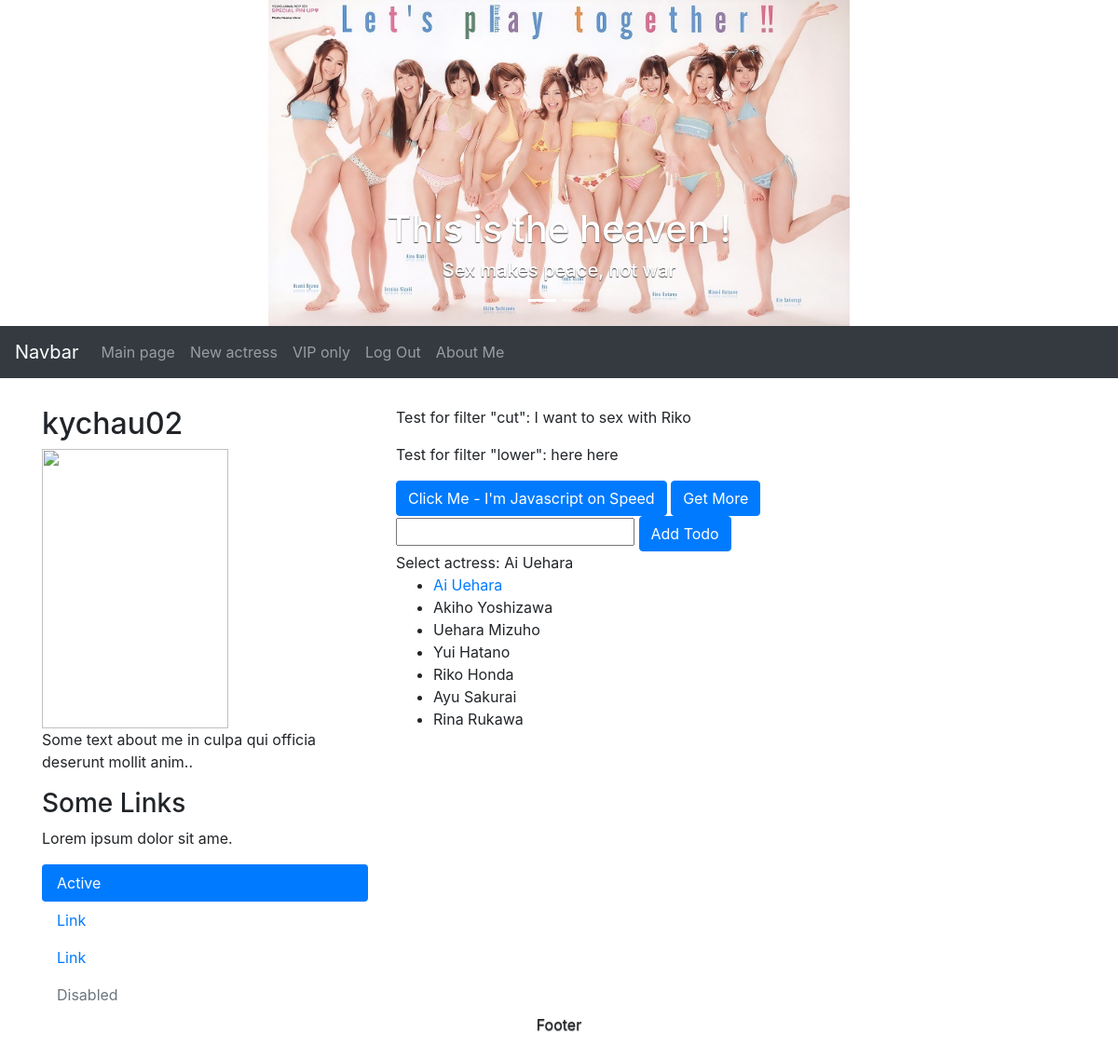
The app's page /jav/about (signed in) with its own data.
### jav/models.py (models this page shows, shortened)
class Actress(models.Model):
    name = models.CharField(max_length=128, unique=True)
    view = models.IntegerField(default=0)
    like = models.IntegerField(default=0)
    image = models.ImageField(upload_to='actress_images/', blank=True)
    slug = models.SlugField()

### jav/views.py (the view)
# urls.py: path('about', views.about, name='about'),
def about(request):
    return render(request, 'jav/about.html', {})

### jav/templatetags/jav_tags.py (called while the page is built)
@register.filter
def cut(value, arg):
    return value.replace(arg, '')

@register.filter
def lower(value):
    return value.lower()

@register.inclusion_tag('jav/all_actress_tag.html')
def show_actress(selected):
    actresses = Actress.objects.all()
    return {'actresses' : actresses, 'selected_actress': selected}

### jav/templates/jav/about.html (shortened to what this page needs)
{% extends 'base.html' %}
{% load jav_tags static %}
{% block body_block %}
<p>Test for filter "cut": {{ "I want to sex with Riko Ai"|cut:"Ai" }}</p>
<p>Test for filter "lower": {{ "HERE HERE" | lower }}</p>
<button id="about-btn" class="btn btn-primary"> Click Me - I'm Javascript on Speed</button>
<button id="get-more" class="btn btn-primary"> Get More</button>
<form method="POST" action="{% url 'add_todo' %}">
    <input id="item" type="text" />
    <button id="add-todo" class="btn btn-primary"> Add Todo</button>
</form>
{% show_actress selected="Ai Uehara" %}
{% endblock %}

### jav/templates/base.html (shortened to what this page needs)
{% load static %}
<!DOCTYPE html>
<html lang="en">
<head>
  <link rel="stylesheet" href="https://maxcdn.bootstrapcdn.com/bootstrap/4.1.0/css/bootstrap.min.css">
</head>
<body>
<div class="jumbotron text-center" style="margin-bottom:0">
    <div id="demo" class="carousel slide carousel-fade" data-ride="carousel" data-interval=1000 >
        <ul class="carousel-indicators">
            <li data-target="#demo" data-slide-to="0" class="active"></li>
            <li data-target="#demo" data-slide-to="1"></li>
        </ul>
        <div class="carousel-inner">
            <div class="carousel-item active">
                <img src="{% static '/jav/images/slide-1.jpg' %}" alt="Los Angeles">
                <div class="carousel-caption d-none d-md-block">
                    <h1> This is the heaven !</h1>
                    <h5> Sex makes peace, not war </h5>
                </div>
            </div>
        </div>
        <a class="carousel-control-prev" href="#demo" data-slide="prev">
            <span class="carousel-control-prev-icon"></span>
        </a>
        <a class="carousel-control-next" href="#demo" data-slide="next">
            <span class="carousel-control-next-icon"></span>
        </a>
    </div>
</div>
<nav class="navbar navbar-expand-sm bg-dark navbar-dark">
  <a class="navbar-brand" href="#">Navbar</a>
  <div class="collapse navbar-collapse" id="collapsibleNavbar">
    <ul class="navbar-nav">
        <li class="nav-item"><a class="nav-link" href="{% url 'index' %}"> Main page </a></li>
        {% if user.is_authenticated %}
        <li class="nav-item"><a class="nav-link" href="{% url 'add-actress' %}"> New actress </a></li>
        <li class="nav-item"><a class="nav-link" href="{% url 'restricted-site' %}"> VIP only </a></li>
        <li class="nav-item"><a class="nav-link" href="{% url 'user-logout' %}?next=/jav/"> Log Out </a></li>
        {% else %}
        <li class="nav-item"><a class="nav-link" href="{% url 'user-register' %}"> Register </a></li>
        <li class="nav-item"><a class="nav-link" href="{% url 'user-login' %}"> Log In </a></li>
        {% endif %}
        <li class="nav-item"><a class="nav-link" href="{% url 'about' %}"> About Me</a></li>
    </ul>
  </div>
</nav>
<div class="container" style="margin-top:30px">
  <div class="row">
    <div class="col-sm-4">
      {% if user.is_authenticated %}
      <h2>{{ user.username }}</h2>
      <img src="/jav{{ request.session.avatar_url }}" width="200px" height="300px" />
      {% else %}
      <h2>Guest</h2>
      <div class="fakeimg">Fake Image</div>
      {% endif %}
      <p>Some text about me in culpa qui officia deserunt mollit anim..</p>
      <h3>Some Links</h3>
      <p>Lorem ipsum dolor sit ame.</p>
      <ul class="nav nav-pills flex-column">
        <li class="nav-item">
          <a class="nav-link active" href="#">Active</a>
        </li>
        <li class="nav-item">
          <a class="nav-link" href="#">Link</a>
        </li>
        <li class="nav-item">
          <a class="nav-link" href="#">Link</a>
        </li>
        <li class="nav-item">
          <a class="nav-link disabled" href="#">Disabled</a>
        </li>
      </ul>
    </div>
    <div class="col-sm-8">
      {% block body_block %}
      {% endblock %}
    </div>
  </div>
</div>
<div class="jumbotron text-center" style="margin-bottom:0">
  <p>Footer</p>
</div>
</body>
</html>

### jav/templates/jav/all_actress_tag.html
{% if actresses %}
    <div> Select actress: {{ selected_actress }}</div>
    <ul>
    {% for actress in actresses %}
        {% if actress.name == selected_actress %}
        <li><a href="{% url 'actress-detail' actress.slug %}">{{ actress.name }}</a></li>
        {% else %}
        <li class> {{ actress.name }} </li>
        {% endif %}
    {% endfor %}
    </ul>
{% else %}
    <p> Nothing ! </p>
{% endif %}

### records on screen
Actress: name "Ai Uehara"
Actress: name "Akiho Yoshizawa"
Actress: name "Uehara Mizuho"
Actress: name "Yui Hatano"
Actress: name "Riko Honda"
Actress: name "Ayu Sakurai"
Actress: name "Rina Rukawa"

### other values on screen
{{ user.username }} "kychau02"
{{ "I want to sex with Riko Ai"|cut:"Ai" }} "I want to sex with Riko"
{{ "HERE HERE" | lower }} "here here"
